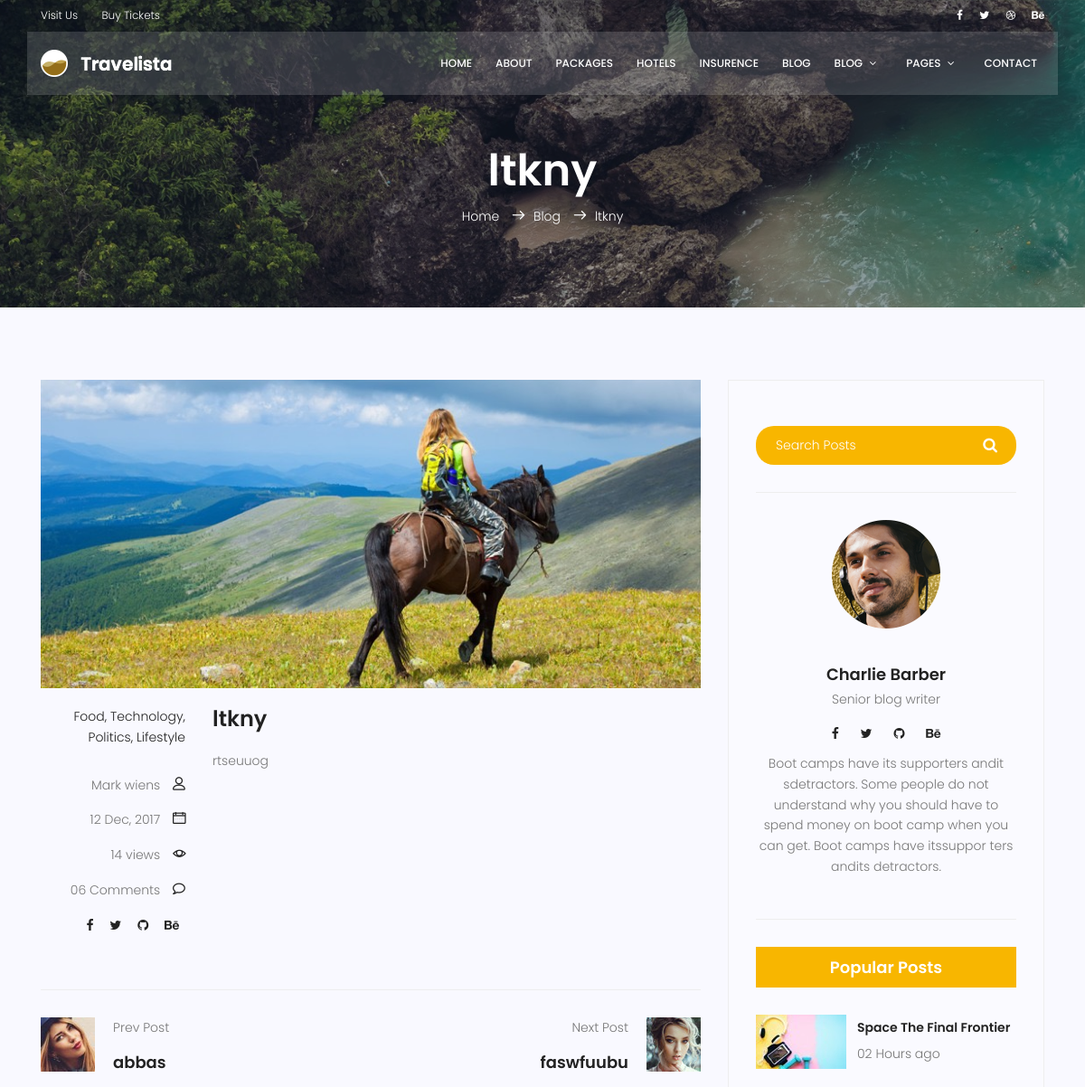
The app's page /blog/2 (upper part), older data.
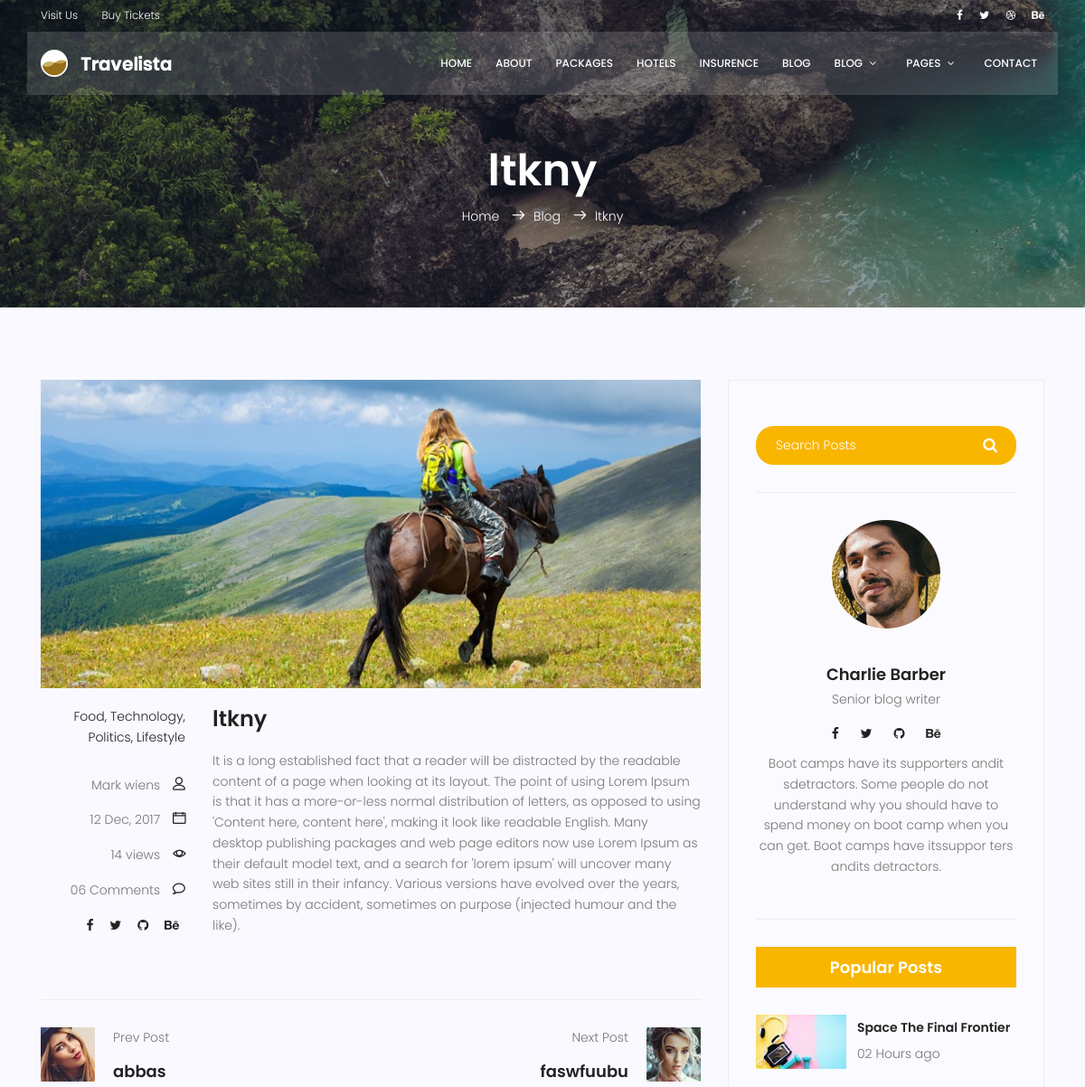
The same page, newer data.
### blog/models.py (models this page shows)
class Post(models.Model):
    image = models.ImageField(upload_to="blog/", default="blog/default.jpg")
    author = models.ForeignKey(User,on_delete=models.SET_NULL,null=True)
    title = models.CharField(max_length=255)
    content = models.TextField()
    counted_views = models.IntegerField(default=0)
    status = models.BooleanField(default=False)
    published_date = models.DateTimeField(null=True)
    created_date = models.DateTimeField(auto_now_add=True)
    updated_date = models.DateTimeField(auto_now=True)

### blog/views.py (the view)
# urls.py: path('<int:pid>' ,blog_single,name='single'),
def blog_single(request, pid):
    post = get_object_or_404(Post, id=pid, status=1, published_date__lte=timezone.now())
    post.counted_views += 1
    post.save()
    previous_post = Post.objects.filter(published_date__lt=post.published_date, status=True).order_by('-published_date').first()
    next_post = Post.objects.filter(published_date__gt=post.published_date, status=True).order_by('published_date').first()
    context = {'post': post, 'previous_post': previous_post, 'next_post': next_post}
    return render(request, 'blog/blog-single.html', context)

### templates/blog/blog-single.html (shortened to what the changed rows need)
	{% load static %}
	<!DOCTYPE html>
	<html lang="zxx" class="no-js">
	<head>
			<link rel="stylesheet" href="{% static 'css/linearicons.css'%}">
			<link rel="stylesheet" href="{% static 'css/font-awesome.min.css' %}">
			<link rel="stylesheet" href="{% static 'css/bootstrap.css' %}">
			<link rel="stylesheet" href="{% static 'css/magnific-popup.css' %}">
			<link rel="stylesheet" href="{% static 'css/jquery-ui.css' %}">
			<link rel="stylesheet" href="{% static 'css/nice-select.css' %}">
			<link rel="stylesheet" href="{% static 'css/animate.min.css' %}">
			<link rel="stylesheet" href="{% static 'css/owl.carousel.css' %}">
			<link rel="stylesheet" href="{% static 'css/main.css'%}">
		</head>
		<body>
			<section class="relative about-banner">
				<div class="container">
					<div class="row d-flex align-items-center justify-content-center">
						<div class="about-content col-lg-12">
							<h1 class="text-white">
								{{ post.title }}
							</h1>
							<p class="text-white link-nav"><a href="{% url 'website:index' %}">Home </a>  <span class="lnr lnr-arrow-right"></span><a href="{% url 'blog:index' %}">Blog </a> <span class="lnr lnr-arrow-right"></span>{{ post.title }}</p>
						</div>
					</div>
				</div>
			</section>
			<section class="post-content-area single-post-area">
				<div class="container">
					<div class="row">
						<div class="col-lg-8 posts-list">
							<div class="single-post row">
								<div class="col-lg-3  col-md-3 meta-details">
									<div class="user-details row">
										<p class="view col-lg-12 col-md-12 col-6"><a href="#">{{ post.counted_views }} views</a> <span class="lnr lnr-eye"></span></p>
									</div>
								</div>
								<div class="col-lg-9 col-md-9">
									<h3 class="mt-20 mb-20">{{ post.title }}</h3>
									<p class="excert">
										{{ post.content }}
									</p>
								</div>
							</div>
						</div>
					</div>
				</div>
			</section>
		</body>
	</html>

Row changes from the older to the newer data that the page shows:
changed Post "ltkny": content "rtseuuog" → "It is a long established fact that a reader will be distracted by the readable content of a page when looking at its layout. The point of using Lorem Ipsum is that it has a more-or-less normal distribution of letters, as opposed to using 'Content here, content here', making it look like readable English. Many desktop publishing packages and web page editors now use Lorem Ipsum as their default model text, and a search for 'lorem ipsum' will uncover many web sites still in their infancy. Various versions have evolved over the years, sometimes by accident, sometimes on purpose (injected humour and the like)."
